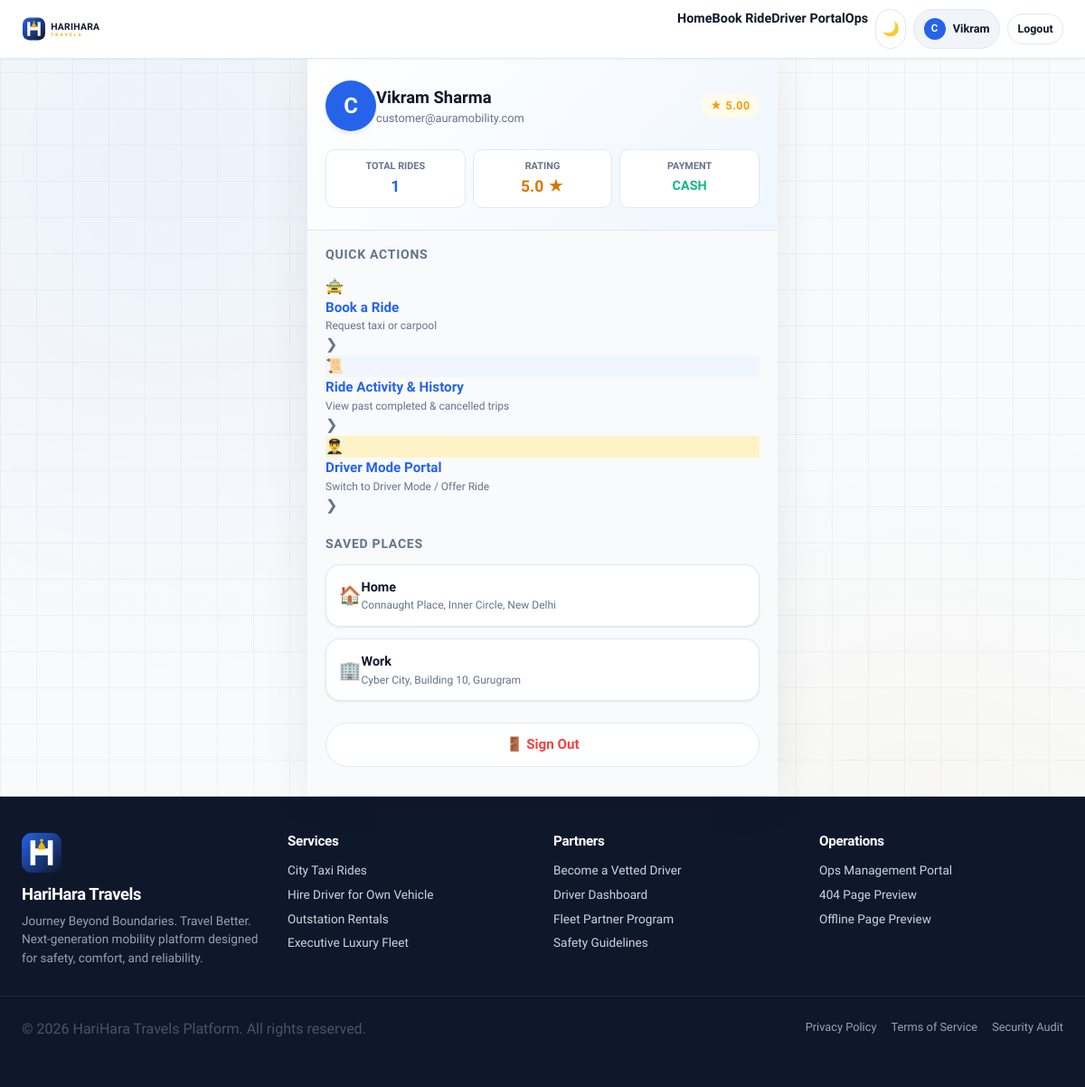
Page /customer/dashboard/ (signed in) on the committed database.
### apps/accounts/models.py (models this page shows, shortened)
class User(AbstractUser):
    class Role(models.TextChoices):
        CUSTOMER = 'CUSTOMER', 'Customer'
        DRIVER = 'DRIVER', 'Driver'
        ADMIN = 'ADMIN', 'Admin / Operations'
    role = models.CharField(max_length=20, choices=Role.choices, default=Role.CUSTOMER)
    phone = models.CharField(max_length=20, unique=True, null=True, blank=True)
    is_phone_verified = models.BooleanField(default=False)
    is_email_verified = models.BooleanField(default=False)
    avatar = models.ImageField(upload_to='avatars/', null=True, blank=True)
    created_at = models.DateTimeField(auto_now_add=True)
    updated_at = models.DateTimeField(auto_now=True)

### apps/customers/models.py (models this page shows, shortened)
class CustomerProfile(models.Model):
    user = models.OneToOneField(settings.AUTH_USER_MODEL, on_delete=models.CASCADE, related_name='customer_profile')
    profile_photo = models.ImageField(upload_to='customers/photos/', null=True, blank=True)
    default_payment_method = models.CharField(max_length=50, default='CASH')
    total_rides = models.PositiveIntegerField(default=0)
    rating = models.DecimalField(max_digits=3, decimal_places=2, default=5.00)
    created_at = models.DateTimeField(auto_now_add=True)
    updated_at = models.DateTimeField(auto_now=True)

### apps/customers/views.py (the view)
# urls.py: path('dashboard/', views.dashboard, name='dashboard'),
@login_required
def dashboard(request):
    profile = request.user.customer_profile if hasattr(request.user, 'customer_profile') else (None, None)
    return render(request, 'customer/dashboard.html', {
        'profile': profile
    })

### common/context_processors.py (called while the page is built)
def brand_context(request):
    user_role = getattr(request.user, 'role', 'GUEST') if getattr(request, 'user', None) and request.user.is_authenticated else 'GUEST'
    return {
        'PLATFORM_NAME': settings.AURA_PLATFORM['NAME'],
        'PLATFORM_TAGLINE': settings.AURA_PLATFORM['TAGLINE'],
        'PLATFORM_CURRENCY': settings.AURA_PLATFORM['CURRENCY'],
        'CURRENT_ROLE': user_role,
        'IS_CUSTOMER': user_role == 'CUSTOMER',
        'IS_DRIVER': user_role == 'DRIVER',
        'IS_ADMIN': user_role == 'ADMIN' or getattr(request.user, 'is_superuser', False),
    }

### templates/customer/dashboard.html (shortened to what this page needs)
{% extends 'base/base.html' %}
{% block content %}
<div class="mobile-app-shell">
  <div style="padding: 1.5rem 1.25rem; background: linear-gradient(135deg, var(--color-surface) 0%, var(--color-brand-blue-subtle) 100%); border-bottom: 1px solid var(--color-border);">
    <div class="flex items-center gap-3">
      <div style="width: 56px; height: 56px; border-radius: 50%; background: var(--color-brand-blue); color: #FFFFFF; font-size: 1.5rem; font-weight: 800; display: flex; align-items: center; justify-content: center; box-shadow: var(--shadow-md);">
        {{ user.username|slice:":1"|upper }}
      </div>
      <div style="flex: 1;">
        <div style="font-weight: 800; font-size: 1.15rem; color: var(--color-text-primary);">
          {{ user.get_full_name|default:user.username }}
        </div>
        <div style="font-size: 0.8rem; color: var(--color-text-muted);">{{ user.email|default:user.username }}</div>
      </div>
      <span class="badge badge-warning" style="font-size: 0.78rem;">★ {{ profile.rating|default:"5.0" }}</span>
    </div>
    <div style="display: grid; grid-template-columns: repeat(3, 1fr); gap: 0.5rem; margin-top: 1.25rem;">
      <div style="background: var(--color-surface); padding: 0.65rem; border-radius: var(--radius-md); text-align: center; border: 1px solid var(--color-border);">
        <div style="font-size: 0.68rem; color: var(--color-text-muted); font-weight: 700;">TOTAL RIDES</div>
        <div style="font-size: 1.1rem; font-weight: 800; color: var(--color-brand-blue);">{{ profile.total_rides|default:1 }}</div>
      </div>
      <div style="background: var(--color-surface); padding: 0.65rem; border-radius: var(--radius-md); text-align: center; border: 1px solid var(--color-border);">
        <div style="font-size: 0.68rem; color: var(--color-text-muted); font-weight: 700;">RATING</div>
        <div style="font-size: 1.1rem; font-weight: 800; color: var(--color-accent-dark);">5.0 ★</div>
      </div>
      <div style="background: var(--color-surface); padding: 0.65rem; border-radius: var(--radius-md); text-align: center; border: 1px solid var(--color-border);">
        <div style="font-size: 0.68rem; color: var(--color-text-muted); font-weight: 700;">PAYMENT</div>
        <div style="font-size: 0.9rem; font-weight: 800; color: var(--color-success); margin-top: 2px;">CASH</div>
      </div>
    </div>
  </div>
  <div style="padding: 1rem 1.25rem 2rem;">
    <div style="font-weight: 700; font-size: 0.88rem; color: var(--color-text-muted); text-transform: uppercase; letter-spacing: 0.05em; margin-bottom: 0.75rem;">
      Quick Actions
    </div>
    <a href="{% url 'bookings:create' %}" class="mobile-card-tile mobile-touch-active">
      <div class="mobile-card-icon">🚖</div>
      <div style="flex: 1;">
        <div style="font-weight: 700; font-size: 0.95rem;">Book a Ride</div>
        <div style="font-size: 0.75rem; color: var(--color-text-muted);">Request taxi or carpool</div>
      </div>
      <span style="color: var(--color-text-muted);">❯</span>
    </a>
    <a href="{% url 'customers:history' %}" class="mobile-card-tile mobile-touch-active">
      <div class="mobile-card-icon" style="background: #EFF6FF; color: #3B82F6;">📜</div>
      <div style="flex: 1;">
        <div style="font-weight: 700; font-size: 0.95rem;">Ride Activity & History</div>
        <div style="font-size: 0.75rem; color: var(--color-text-muted);">View past completed & cancelled trips</div>
      </div>
      <span style="color: var(--color-text-muted);">❯</span>
    </a>
    <a href="{% url 'drivers:dashboard' %}" class="mobile-card-tile mobile-touch-active">
      <div class="mobile-card-icon" style="background: #FEF3C7; color: #D97706;">👨‍✈️</div>
      <div style="flex: 1;">
        <div style="font-weight: 700; font-size: 0.95rem;">Driver Mode Portal</div>
        <div style="font-size: 0.75rem; color: var(--color-text-muted);">Switch to Driver Mode / Offer Ride</div>
      </div>
      <span style="color: var(--color-text-muted);">❯</span>
    </a>
    <div style="font-weight: 700; font-size: 0.88rem; color: var(--color-text-muted); text-transform: uppercase; letter-spacing: 0.05em; margin: 1.25rem 0 0.75rem;">
      Saved Places
    </div>
    <div class="card" style="border-radius: var(--radius-mobile-card); margin-bottom: 0.85rem; padding: 0.85rem;">
      <div class="flex items-center gap-3">
        <span style="font-size: 1.25rem;">🏠</span>
        <div style="flex: 1;">
          <div style="font-weight: 700; font-size: 0.9rem;">Home</div>
          <div style="font-size: 0.75rem; color: var(--color-text-muted);">Connaught Place, Inner Circle, New Delhi</div>
        </div>
      </div>
    </div>
    <div class="card" style="border-radius: var(--radius-mobile-card); margin-bottom: 1.5rem; padding: 0.85rem;">
      <div class="flex items-center gap-3">
        <span style="font-size: 1.25rem;">🏢</span>
        <div style="flex: 1;">
          <div style="font-weight: 700; font-size: 0.9rem;">Work</div>
          <div style="font-size: 0.75rem; color: var(--color-text-muted);">Cyber City, Building 10, Gurugram</div>
        </div>
      </div>
    </div>
    <a href="{% url 'accounts:logout' %}" class="btn btn-secondary mobile-touch-active" style="width: 100%; border-radius: var(--radius-full); color: var(--color-danger); border-color: var(--color-border);">
      🚪 Sign Out
    </a>
  </div>
</div>
{% endblock %}

### templates/components/navbar.html (shortened to what this page needs)
<header class="mobile-app-header-container">
  <div class="container navbar-inner">
    <a href="{% url 'landing' %}" class="flex items-center" style="text-decoration: none; flex-shrink: 1; max-width: 140px;">
      <div data-aura-logo="full" data-width="135" data-height="34" style="max-width: 100%;"></div>
    </a>
    <nav class="nav-actions-group">
      <div class="desktop-nav-links flex items-center gap-5">
        <a href="{% url 'landing' %}" style="font-weight: 600; color: var(--color-text-primary); font-size: 0.9rem;">Home</a>
        <a href="{% url 'bookings:create' %}" style="font-weight: 600; color: var(--color-text-primary); font-size: 0.9rem;">Book Ride</a>
        <a href="{% url 'drivers:dashboard' %}" style="font-weight: 600; color: var(--color-text-primary); font-size: 0.9rem;">Driver Portal</a>
        <a href="{% url 'admin_ops:dashboard' %}" style="font-weight: 600; color: var(--color-text-primary); font-size: 0.9rem;">Ops</a>
      </div>
      <button data-theme-toggle class="mobile-touch-active btn btn-secondary btn-sm" title="Toggle Theme" style="border-radius: var(--radius-full); width: 34px; height: 34px; padding: 0; display: inline-flex; align-items: center; justify-content: center; font-size: 0.95rem; flex-shrink: 0;">
        🌙
      </button>
      {% if user.is_authenticated %}
        <a href="{% url 'customers:dashboard' %}" class="mobile-touch-active flex items-center gap-2" style="text-decoration: none; padding: 0.3rem 0.65rem; background: var(--color-surface-hover); border-radius: var(--radius-full); border: 1px solid var(--color-border); flex-shrink: 0;">
          <div style="width: 24px; height: 24px; border-radius: 50%; background: var(--color-brand-blue); color: white; display: flex; align-items: center; justify-content: center; font-size: 0.72rem; font-weight: 700;">
            {{ user.username|slice:":1"|upper }}
          </div>
          <span class="user-greeting-name" style="font-size: 0.8rem; font-weight: 600; color: var(--color-text-primary);">{{ user.first_name|default:user.username }}</span>
        </a>
        <a href="{% url 'accounts:logout' %}" class="desktop-only btn btn-secondary btn-sm navbar-btn-login">Logout</a>
      {% else %}
        <a href="{% url 'accounts:login' %}" class="btn btn-secondary btn-sm navbar-btn-login">Login</a>
        <a href="{% url 'accounts:register_customer' %}" class="btn btn-primary btn-sm navbar-btn-signup">Sign Up</a>
      {% endif %}
    </nav>
  </div>
</header>

### static/css/tokens.css (style rules this page uses)
:root { --color-primary: #1E293B; --color-primary-dark: #0F172A; --color-primary-light: #312E81; --color-brand-blue: #2563EB; --color-brand-blue-hover: #1D4ED8; --color-brand-blue-subtle: #EFF6FF; --color-accent: #F59E0B; --color-accent-dark: #D97706; --color-accent-light: #FBBF24; --color-accent-subtle: #FEF3C7; --color-background: #F8FAFC; --color-surface: #FFFFFF; --color-surface-elevated: #FFFFFF; --color-surface-hover: #F1F5F9; --color-text-primary: #0F172A; --color-text-secondary: #475569; --color-text-muted: #64748B; --color-text-inverse: #FFFFFF; --color-border: #E2E8F0; --color-border-subtle: #F1F5F9; --color-border-strong: #CBD5E1; --color-success: #10B981; --color-success-bg: #ECFDF5; --color-warning: #F59E0B; --color-warning-bg: #FFFBEB; --color-danger: #EF4444; --color-danger-bg: #FEF2F2; --color-info: #3B82F6; --color-info-bg: #EFF6FF; --shadow-xs: 0 1px 2px 0 rgba(15, 23, 42, 0.05); --shadow-sm: 0 1px 3px 0 rgba(15, 23, 42, 0.08), 0 1px 2px -1px rgba(15, 23, 42, 0.04); --shadow-md: 0 4px 6px -1px rgba(15, 23, 42, 0.08), 0 2px 4px -2px rgba(15, 23, 42, 0.04); --shadow-lg: 0 10px 15px -3px rgba(15, 23, 42, 0.08), 0 4px 6px -4px rgba(15, 23, 42, 0.03); --shadow-xl: 0 20px 25px -5px rgba(15, 23, 42, 0.1), 0 8px 10px -6px rgba(15, 23, 42, 0.04); --shadow-glow: 0 0 20px rgba(37, 99, 235, 0.2); --radius-sm: 6px; --radius-md: 10px; --radius-lg: 16px; --radius-xl: 24px; --radius-full: 9999px; --font-sans: 'Plus Jakarta Sans', 'Inter', -apple-system, BlinkMacSystemFont, sans-serif; --font-mono: 'JetBrains Mono', monospace; --weight-regular: 400; --weight-medium: 500; --weight-semibold: 600; --weight-bold: 700; --transition-fast: 150ms cubic-bezier(0.4, 0, 0.2, 1); --transition-normal: 250ms cubic-bezier(0.4, 0, 0.2, 1); --transition-slow: 350ms cubic-bezier(0.4, 0, 0.2, 1); --transition-spring: 400ms cubic-bezier(0.175, 0.885, 0.32, 1.275); --header-height: 56px; --sidebar-width: 260px; --bottom-nav-height: 58px; --safe-area-top: env(safe-area-inset-top, 0px); --safe-area-bottom: env(safe-area-inset-bottom, 0px); --safe-area-left: env(safe-area-inset-left, 0px); --safe-area-right: env(safe-area-inset-right, 0px); --mobile-touch-target: 44px; --radius-mobile-card: 16px; --radius-sheet: 24px; --shadow-sheet: 0 -10px 30px rgba(0, 0, 0, 0.15); }

### static/css/main.css (style rules this page uses)
*, *::before, *::after { box-sizing: border-box; margin: 0; padding: 0; }
html { font-family: var(--font-sans); background-color: var(--color-background); color: var(--color-text-primary); line-height: 1.5; -webkit-font-smoothing: antialiased; -moz-osx-font-smoothing: grayscale; scroll-behavior: smooth; }
body { min-height: 100vh; display: flex; flex-direction: column; overflow-x: hidden; background-color: var(--color-background); transition: background-color var(--transition-normal), color var(--transition-normal); }
a { color: var(--color-brand-blue); text-decoration: none; transition: color var(--transition-fast); }
.container { width: 100%; max-width: 1280px; margin: 0 auto; padding: 0 1rem; }
@media (min-width: 768px) { .container { padding: 0 1.5rem; } }
.flex { display: flex; }
.items-center { align-items: center; }
.gap-2 { gap: 0.5rem; }
.aura-vector-bg { position: relative; background-color: var(--color-background); background-image: radial-gradient(circle at 15% 15%, rgba(37, 99, 235, 0.05) 0%, transparent 40%), radial-gradient(circle at 85% 85%, rgba(245, 158, 11, 0.04) 0%, transparent 40%), linear-gradient(to right, rgba(148, 163, 184, 0.1) 1px, transparent 1px), linear-gradient(to bottom, rgba(148, 163, 184, 0.1) 1px, transparent 1px); background-size: 100% 100%, 100% 100%, 40px 40px, 40px 40px; }

### rows in the picture
User: username "C", first_name "Vikram", get_full_name "Vikram Sharma", email "customer@auramobility.com"
CustomerProfile: rating "5.00", total_rides "1"

### other values in the picture
{{ PLATFORM_NAME }} "HariHara Travels"
{{ PLATFORM_TAGLINE }} "Journey Beyond Boundaries. Travel Better."
